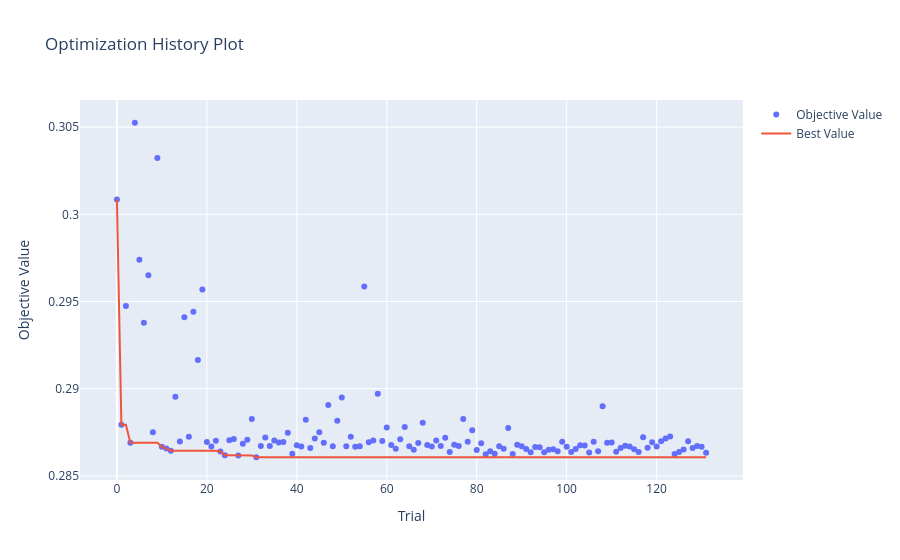
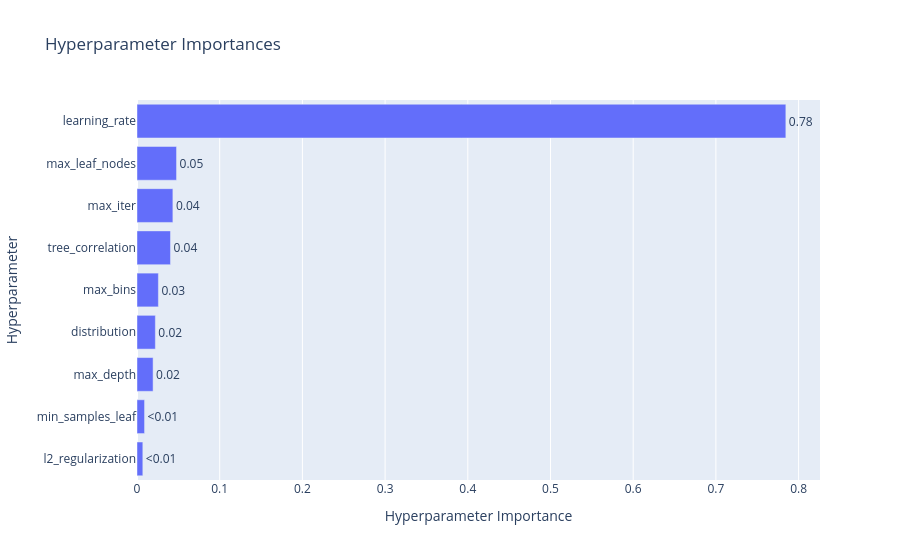
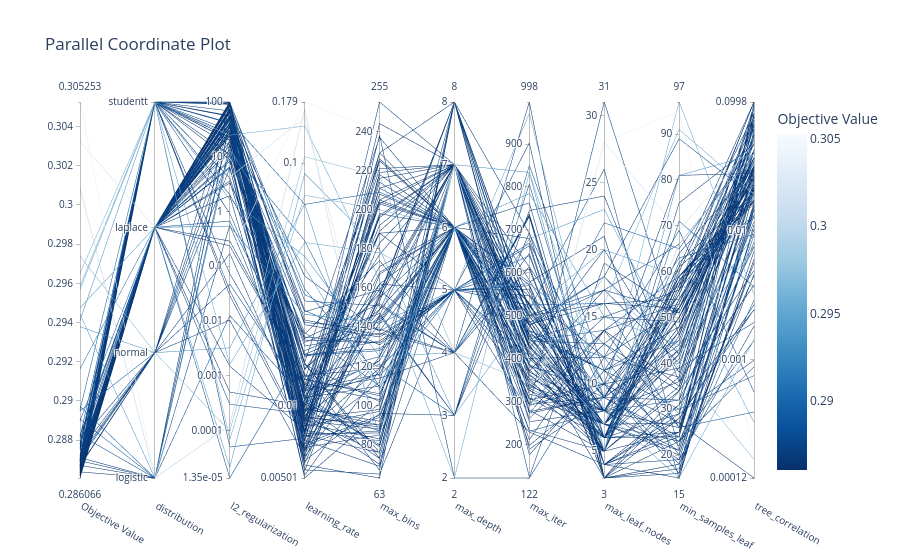

Notebook source saved alongside these figures, in order:
### Markdown cell above
### 10k

### Code cell
import optuna
import numpy as np
import warnings
from sklearn.metrics import mean_squared_error
from sklearn.model_selection import TimeSeriesSplit
from optuna.visualization import (
    plot_optimization_history, 
    plot_param_importances, 
    plot_parallel_coordinate
)
from optuna.samplers import TPESampler
from pgbm.sklearn import HistGradientBoostingRegressor
from sklearn.pipeline import make_pipeline
from pgbm.sklearn import crps_ensemble


# Parameter tuning settings

timeout_seconds = 60*60*1
no_improvement_trials = 100

# Split the 10k dataset to evaluate on holdout after tuning

X_tuning = train_10k_X.head(8000)
y_tuning = train_10k_y_reg.head(8000)
X_val_holdout = train_10k_X.tail(2000)
y_val_holdout = train_10k_y_reg.tail(2000)

def objective_pgbm(trial):
    params = {
        "max_iter": trial.suggest_int("max_iter", 100, 1000), # Number of boosting rounds
        "learning_rate": trial.suggest_float("learning_rate", 0.005, 0.2, log=True), # Step size
        "max_depth": trial.suggest_int("max_depth", 2, 8), # Max tree depth
        "min_samples_leaf": trial.suggest_int("min_samples_leaf", 15, 100), # Min samples required in a leaf node
        "max_leaf_nodes": trial.suggest_int("max_leaf_nodes", 3, 31), # Max leaf nodes in the tree
        "l2_regularization": trial.suggest_float("l2_regularization", 1e-5, 100.0, log=True), # L2 regularization term on weights
        "random_state": 42, # For reproducibility
        "verbose": 0, # No verbose output during training
        "max_bins": trial.suggest_int("max_bins", 63, 255), # Maximum number of bins to use for discretizing continuous features
        "tree_correlation": trial.suggest_float("tree_correlation", 1e-4, 0.1, log=True), # Minimum correlation required between trees to allow them to be added to the ensemble
        "distribution": trial.suggest_categorical("distribution", ["normal", "studentt", "laplace", "logistic"]), # Loss function to optimize
        "with_variance": True # Whether to compute variance estimates for predictions
    }

    if params["distribution"] == "studentt":
        params["studentt_degrees_of_freedom"] = trial.suggest_float("studentt_degrees_of_freedom", 2.0, 30.0) # Degrees of freedom for Student's t distribution

    full_pipeline = make_pipeline(
        numeric_preprocessor,
        HistGradientBoostingRegressor(**params)
    )
    
    tscv = TimeSeriesSplit(n_splits=3)
    cv_scores = []
    
    for train_idx, val_idx in tscv.split(X_tuning):
        X_tr, X_val = X_tuning.iloc[train_idx], X_tuning.iloc[val_idx]
        y_tr, y_val = y_tuning.iloc[train_idx], y_tuning.iloc[val_idx]
        
        with warnings.catch_warnings():
            warnings.simplefilter("ignore")
            full_pipeline.fit(X_tr, y_tr)
        
        preds_point, preds_std = full_pipeline.predict(X_val, return_std=True)
        
        rmse = np.sqrt(mean_squared_error(y_val, preds_point))
        cv_scores.append(rmse)
        
    return np.mean(cv_scores)

def stop_optuna(study, trial): # Custom callback to stop optimization if no improvement in best RMSE for a certain number of trials
    if study.best_trial.number + no_improvement_trials <= trial.number:
        print(f"\n[Early Stop] No improvement in {no_improvement_trials} trials. Stopping optimization.")
        study.stop()

study_pgbm = optuna.create_study(direction="minimize", sampler=TPESampler(seed=42))
study_pgbm.optimize(objective_pgbm, timeout=timeout_seconds, n_jobs=1, callbacks=[stop_optuna], show_progress_bar=False)

print("\n" + "="*40)
print(f"BEST RMSE: {study_pgbm.best_value:.4f}")
print("BEST PARAMETERS:")

print("best_params = {")
for k, v in study_pgbm.best_params.items():
    if isinstance(v, str):
        print(f'    "{k}": "{v}",')
    else:
        print(f'    "{k}": {v},')
print("}")

print("\n--- PARAMETER IMPORTANCE ---")
importances = optuna.importance.get_param_importances(study_pgbm)
for param, importance in importances.items():
    print(f"  {param:20}: {importance:.4f}")
print("="*40)


fig1 = plot_optimization_history(study_pgbm)
fig1.show()
    
fig2 = plot_param_importances(study_pgbm)
fig2.show()
    
fig3 = plot_parallel_coordinate(
    study_pgbm,
    params=[
        "max_iter", 
        "learning_rate", 
        "max_depth", 
        "min_samples_leaf", 
        "max_leaf_nodes", 
        "l2_regularization",
        "max_bins",
        "tree_correlation",
        "distribution",
    ]
    )
fig3.show()
    
fig1.write_html("hyperparameter_tuning/PGBM/Regression/optuna_pgbm_rmse_10k_history.html")
fig2.write_html("hyperparameter_tuning/PGBM/Regression/optuna_pgbm_rmse_10k_importance.html")
fig3.write_html("hyperparameter_tuning/PGBM/Regression/optuna_pgbm_rmse_10k_parallel.html")

### Figure 1 — Plotly figure (JSON) as saved in the notebook; plotly's stock layout.template omitted (floating-point values rounded to 4 significant figures; data arrays with more than 128 entries replaced by an {"elided": "..."} marker saying what was removed)
{"data": [{"mode": "markers", "name": "Objective Value", "type": "scatter", "x": {"elided": "132 int values"}, "y": {"elided": "132 float values"}}, {"mode": "lines", "name": "Best Value", "type": "scatter", "x": {"elided": "132 int values"}, "y": {"elided": "132 float values"}}, {"marker": {"color": "#cccccc"}, "mode": "markers", "name": "Infeasible Trial", "showlegend": false, "type": "scatter", "x": [], "y": []}], "layout": {"title": {"text": "Optimization History Plot"}, "xaxis": {"title": {"text": "Trial"}}, "yaxis": {"title": {"text": "Objective Value"}}}}

### Figure 2 — Plotly figure (JSON) as saved in the notebook; plotly's stock layout.template omitted (floating-point values rounded to 4 significant figures)
{"data": [{"cliponaxis": false, "hovertemplate": ["l2_regularization (FloatDistribution): 0.007045333871798172<extra></extra>", "min_samples_leaf (IntDistribution): 0.009141780262255915<extra></extra>", "max_depth (IntDistribution): 0.019458970214139153<extra></extra>", "distribution (CategoricalDistribution): 0.022216395037339822<extra></extra>", "max_bins (IntDistribution): 0.02586661417491127<extra></extra>", "tree_correlation (FloatDistribution): 0.04048437514612341<extra></extra>", "max_iter (IntDistribution): 0.04338692456305376<extra></extra>", "max_leaf_nodes (IntDistribution): 0.04780661251826438<extra></extra>", "learning_rate (FloatDistribution): 0.784592994212114<extra></extra>"], "name": "Objective Value", "orientation": "h", "text": ["<0.01", "<0.01", "0.02", "0.02", "0.03", "0.04", "0.04", "0.05", "0.78"], "textposition": "outside", "type": "bar", "x": [0.007045, 0.009142, 0.01946, 0.02222, 0.02587, 0.04048, 0.04339, 0.04781, 0.7846], "y": ["l2_regularization", "min_samples_leaf", "max_depth", "distribution", "max_bins", "tree_correlation", "max_iter", "max_leaf_nodes", "learning_rate"]}], "layout": {"title": {"text": "Hyperparameter Importances"}, "xaxis": {"title": {"text": "Hyperparameter Importance"}}, "yaxis": {"title": {"text": "Hyperparameter"}}}}

### Figure 3 — Plotly figure (JSON) as saved in the notebook; plotly's stock layout.template omitted (floating-point values rounded to 4 significant figures; data arrays with more than 128 entries replaced by an {"elided": "..."} marker saying what was removed)
{"data": [{"dimensions": [{"label": "Objective Value", "range": [0.2861, 0.3053], "values": {"elided": "132 float values"}}, {"label": "distribution", "range": [0, 3], "ticktext": ["logistic", "normal", "laplace", "studentt"], "tickvals": [0, 1, 2, 3], "values": {"elided": "132 int values"}}, {"label": "l2_regularization", "range": [-4.868, 2.0], "ticktext": ["1.35e-05", "0.0001", "0.001", "0.01", "0.1", "1", "10", "100"], "tickvals": [-4.868, -4, -3, -2, -1, 0, 1, 2.0], "values": {"elided": "132 float values"}}, {"label": "learning_rate", "range": [-2.3, -0.7477], "ticktext": ["0.00501", "0.01", "0.1", "0.179"], "tickvals": [-2.3, -2, -1, -0.7477], "values": {"elided": "132 float values"}}, {"label": "max_bins", "range": [63, 255], "values": {"elided": "132 int values"}}, {"label": "max_depth", "range": [2, 8], "values": {"elided": "132 int values"}}, {"label": "max_iter", "range": [122, 998], "values": {"elided": "132 int values"}}, {"label": "max_leaf_nodes", "range": [3, 31], "values": {"elided": "132 int values"}}, {"label": "min_samples_leaf", "range": [15, 97], "values": {"elided": "132 int values"}}, {"label": "tree_correlation", "range": [-3.921, -1.001], "ticktext": ["0.00012", "0.001", "0.01", "0.0998"], "tickvals": [-3.921, -3, -2, -1.001], "values": {"elided": "132 float values"}}], "labelangle": 30, "labelside": "bottom", "line": {"color": {"elided": "132 float values"}, "colorbar": {"title": {"text": "Objective Value"}}, "colorscale": [[0, "rgb(247,251,255)"], [0.125, "rgb(222,235,247)"], [0.25, "rgb(198,219,239)"], [0.375, "rgb(158,202,225)"], [0.5, "rgb(107,174,214)"], [0.625, "rgb(66,146,198)"], [0.75, "rgb(33,113,181)"], [0.875, "rgb(8,81,156)"], [1, "rgb(8,48,107)"]], "reversescale": true, "showscale": true}, "type": "parcoords"}], "layout": {"title": {"text": "Parallel Coordinate Plot"}}}
